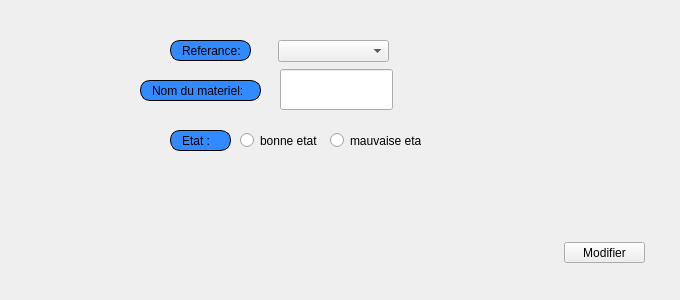
     <widget class="QWidget" name="tab_6">
      <attribute name="title">
       <string>modifier</string>
      </attribute>
      <widget class="QPushButton" name="Modifier_materiel_possession">
       <property name="geometry">
        <rect>
         <x>564</x>
         <y>242</y>
         <width>81</width>
         <height>21</height>
        </rect>
       </property>
       <property name="focusPolicy">
        <enum>Qt::ClickFocus</enum>
       </property>
       <property name="styleSheet">
        <string notr="true">#Modifier_materiel_possession{
font: bold, &quot;Arial&quot;;;     background-color: qlineargradient(x1: 0, y1: 0, x2: 0, y2: 1,
                                       stop: 0 #dadbde, stop: 1 #f6f7fa);
}
#Modifier_materiel_possession:pressed {
font: bold, &quot;Arial&quot;;;     background-color: qlineargradient(x1: 0, y1: 0, x2: 0, y2: 1,
                                       stop: 0 #dadbde, stop: 1 #fff07b);}</string>
       </property>
       <property name="text">
        <string>Modifier</string>
       </property>
       <property name="icon">
        <iconset resource="ressources.qrc">
         <normaloff>:/images/img/B.png</normaloff>:/images/img/B.png</iconset>
       </property>
      </widget>
      <widget class="QLabel" name="label_4">
       <property name="geometry">
        <rect>
         <x>170</x>
         <y>40</y>
         <width>81</width>
         <height>21</height>
        </rect>
       </property>
       <property name="styleSheet">
        <string notr="true">border: 1px solid black;
border-radius: 10px;
padding: 0 8px;
background: #318aff;
font: bold, &quot;Arial&quot;;;
text-align:center;</string>
       </property>
       <property name="text">
        <string>Referance:</string>
       </property>
      </widget>
      <widget class="QLabel" name="label_5">
       <property name="geometry">
        <rect>
         <x>170</x>
         <y>130</y>
         <width>61</width>
         <height>21</height>
        </rect>
       </property>
       <property name="styleSheet">
        <string notr="true">border: 1px solid black;
border-radius: 10px;
padding: 0 8px;
background: #318aff;
font: bold, &quot;Arial&quot;;;
text-align:center;</string>
       </property>
       <property name="text">
        <string>Etat :</string>
       </property>
      </widget>
      <widget class="QLabel" name="label_6">
       <property name="geometry">
        <rect>
         <x>140</x>
         <y>80</y>
         <width>121</width>
         <height>21</height>
        </rect>
       </property>
       <property name="styleSheet">
        <string notr="true">border: 1px solid black;
border-radius: 10px;
padding: 0 8px;
background: #318aff;
font: bold, &quot;Arial&quot;;;
text-align:center;</string>
       </property>
       <property name="text">
        <string>Nom du materiel:</string>
       </property>
      </widget>
      <widget class="QLineEdit" name="mat_poss_nom_mod">
       <property name="geometry">
        <rect>
         <x>280</x>
         <y>69</y>
         <width>113</width>
         <height>41</height>
        </rect>
       </property>
      </widget>
      <widget class="QRadioButton" name="mat_poss_etat_b_mod">
       <property name="geometry">
        <rect>
         <x>240</x>
         <y>130</y>
         <width>91</width>
         <height>21</height>
        </rect>
       </property>
       <property name="text">
        <string>bonne etat</string>
       </property>
      </widget>
      <widget class="QRadioButton" name="mat_poss_m__mod">
       <property name="geometry">
        <rect>
         <x>330</x>
         <y>130</y>
         <width>91</width>
         <height>21</height>
        </rect>
       </property>
       <property name="text">
        <string>mauvaise etat</string>
       </property>
      </widget>
      <widget class="QComboBox" name="referance_mat_poss_modifier">
       <property name="geometry">
        <rect>
         <x>278</x>
         <y>40</y>
         <width>111</width>
         <height>22</height>
        </rect>
       </property>
      </widget>
      <widget class="QLabel" name="label_32">
       <property name="geometry">
        <rect>
         <x>0</x>
         <y>0</y>
         <width>661</width>
         <height>281</height>
        </rect>
       </property>
       <property name="text">
        <string/>
       </property>
       <property name="pixmap">
        <pixmap resource="ressources.qrc">:/images/img/imf.jpg</pixmap>
       </property>
      </widget>
      <widget class="QLabel" name="label_104">
       <property name="geometry">
        <rect>
         <x>-10</x>
         <y>-8</y>
         <width>671</width>
         <height>291</height>
        </rect>
       </property>
       <property name="text">
        <string/>
       </property>
       <property name="pixmap">
        <pixmap>:/img/imf.jpg</pixmap>
       </property>
      </widget>
      <zorder>label_104</zorder>
      <zorder>label_32</zorder>
      <zorder>Modifier_materiel_possession</zorder>
      <zorder>label_4</zorder>
      <zorder>label_5</zorder>
      <zorder>label_6</zorder>
      <zorder>mat_poss_nom_mod</zorder>
      <zorder>mat_poss_etat_b_mod</zorder>
      <zorder>mat_poss_m__mod</zorder>
      <zorder>referance_mat_poss_modifier</zorder>
     </widget>
